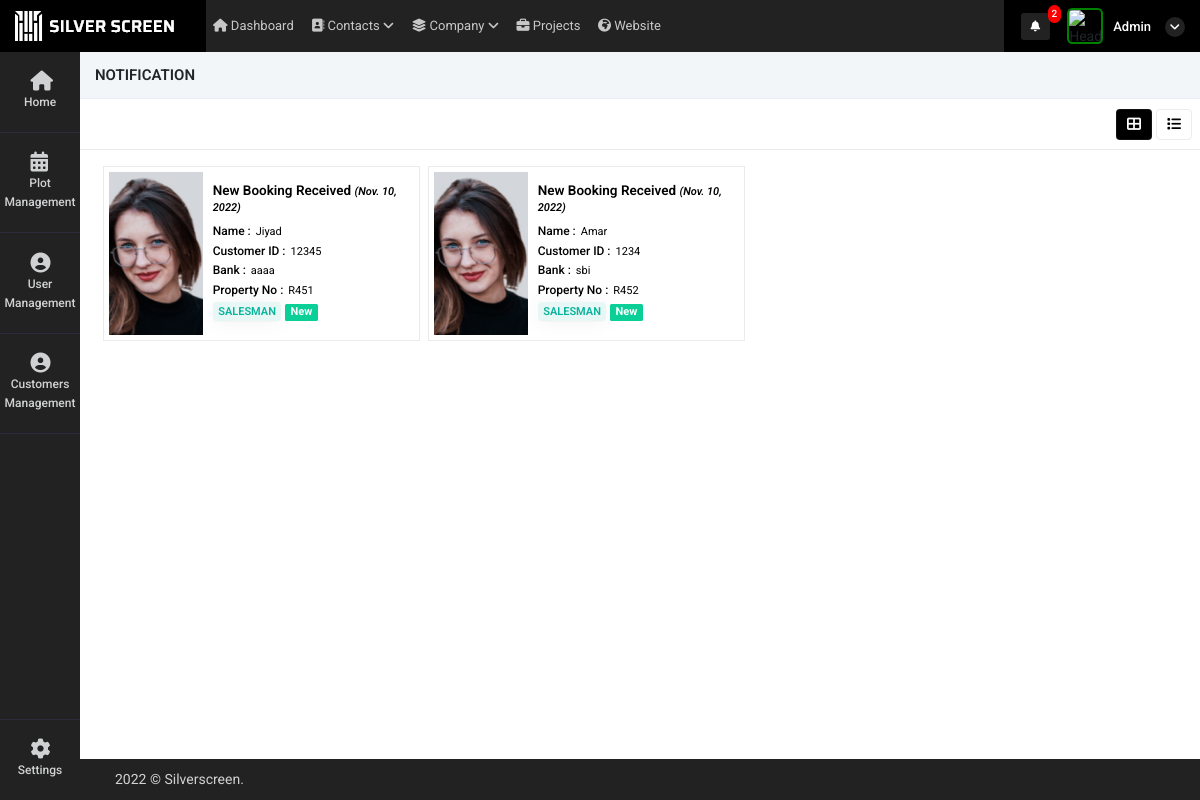
/view_all_activity (signed in), run on an earlier commit of the app's database.
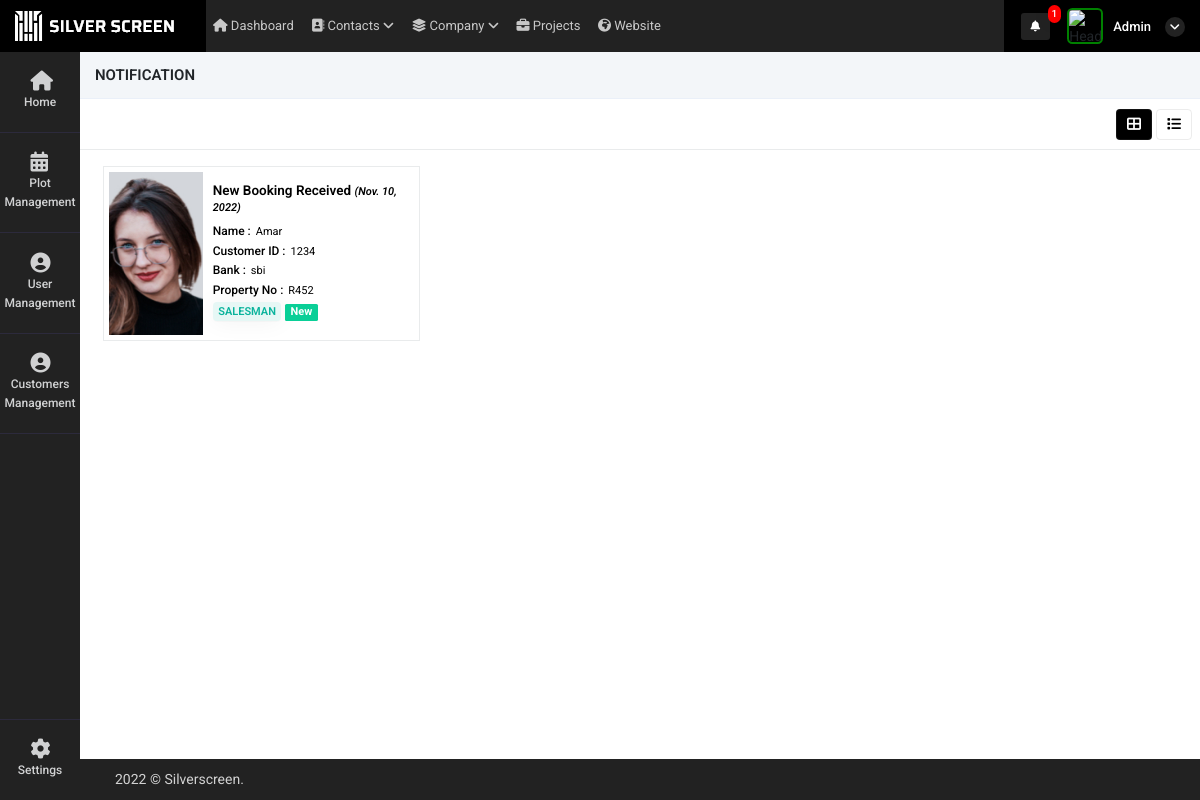
And on a later commit of the database.
### super_admin/models.py (models this page shows, shortened)
class common(models.Model):  # COMM0N
    dt = models.DateField(auto_now=True)
    tm = models.TimeField(auto_now=True)
    updated = models.DateTimeField(default=timezone.now)
    status = models.CharField(max_length=255, null=True)
    class Meta:
        abstract = True

class user_request_plot(common):
    customer_id = models.ForeignKey(Customer_details,on_delete=models.CASCADE,related_name="user_request_plot_customer_id", null=True)
    auth_user = models.ForeignKey(User,on_delete=models.CASCADE,related_name="user_request_plot_login_id", null=True)
    user_id = models.ForeignKey(user_Details,on_delete=models.CASCADE,related_name="user_request_plot_user_login_id", null=True)
    property_mapping_id = models.ForeignKey(intractive_map,on_delete=models.CASCADE,related_name="user_request_plot_user_login_id", null=True)
    name = models.CharField(max_length=255,null=True)
    booking_id = models.CharField(max_length=255,null=True)
    phone = models.CharField(max_length=255,null=True)
    bank = models.CharField(max_length=255,null=True)
    manager_id = models.ForeignKey(user_Details,on_delete=models.CASCADE,related_name="user_request_plot_manager_id", null=True)
    read_status = models.IntegerField(default=0)
    booking_status = models.IntegerField(null=True)
    reset_to_availale = models.IntegerField(null=True)
    available_status = models.IntegerField(default=1)
    bank_relation_id = models.ForeignKey(Bank_details,on_delete=models.CASCADE,related_name="user_request_plot_Bank_details_id", null=True)
    customer_doc_id = models.FileField(upload_to="customer_document",null=True)
    contract_certi = models.FileField(upload_to="customer_document",null=True)
    tax_certificate  = models.FileField(upload_to="customer_document",null=True)
    other_document = models.FileField(upload_to="customer_document",null=True)

class user_Details(common):
    auth_user = models.ForeignKey(User,on_delete=models.CASCADE,related_name="auth_user_login_id", null=True)
    name = models.CharField(max_length=255,null=True)
    phone = models.CharField(max_length=255,null=True)
    email = models.EmailField(null=True)
    mobile = models.CharField(max_length=255,null=True)
    emp_id = models.CharField(max_length=255,null=True)
    address1 = models.CharField(max_length=255,null=True)
    address2 = models.CharField(max_length=255,null=True)
    city = models.CharField(max_length=255,null=True)
    state = models.CharField(max_length=255,null=True)
    country = models.CharField(max_length=255,null=True)
    zip = models.CharField(max_length=255,null=True)
    password_geration_type = models.CharField(max_length=255,choices=password_generate_option,null=True)
    user_type = models.CharField(max_length=255,choices=login_user_type,null=True)
    atatchment = models.FileField(upload_to="user_image",null=True)
    created_by = models.ForeignKey(User,on_delete=models.CASCADE,related_name="added_by_user_id", null=True)
    plot_list_view = models.CharField(max_length=255,null=True)
    price_visibility = models.IntegerField(null=True,default=1)
    property_access =  models.CharField(max_length=255,choices=property_access_option,null=True)
    manager_nav_ploat_permission = models.IntegerField(default=0)
    manager_nav_user_permission = models.IntegerField(default=0)
    manager_nav_plot_edit_permission = models.IntegerField(default=0)

class intractive_map(models.Model):
    Name = models.CharField(max_length=255, null=True)
    customer_id = models.CharField(max_length=255,null=True)
    Phoneno = models.CharField(max_length=255, null=True)
    UnitNo = models.IntegerField(null=True)
    UnitNo_primary = models.IntegerField(null=True)
    BlockNo = models.CharField(max_length=255, null=True)
    UnitArea = models.FloatField(max_length=255, null=True)
    LandArea = models.FloatField(max_length=255, null=True)
    UType = models.CharField(max_length=255, null=True)
    Price = models.FloatField(blank=True, null=True)
    Bank = models.CharField(max_length=255,null=True)
    Status = models.CharField(max_length=255,null=True)
    dt = models.DateField(auto_now_add=True)
    tm = models.TimeField(auto_now_add=True)
    current_status = models.CharField(max_length=255,null=True)
    attached_file = models.FileField(upload_to="property_image",null=True)
    currency = models.CharField(max_length=255,null=True,default="SAR")
    Price_currency = models.CharField(max_length=255,null=True)

### super_admin/views.py (the view, shortened to what this page needs)
# urls.py: path('view_all_activity',views.view_all_activity,name='view_all_activity'),
@login_required(login_url='/')
def view_all_activity(request):
    user = User.objects.get(id=request.user.id)
    st = user.is_superuser
    if st == True:
        data = user_request_plot.objects.filter(booking_status = 1).order_by("-id")
    context = {
        'data':data
    }
    return render(request,'super_admin/view_all_activity.html',context)

### super_admin/templatetags/notification.py (called while the page is built, shortened)
@register.filter(name='get_notifications')
def get_notifications(value,args):
    user_dat = User.objects.get(id=value.id)
    st = user_dat.is_superuser
    data_count = ''
    if st == True:
        data_count = user_request_plot.objects.filter(read_status=0).count()
    return data_count

@register.filter(name='get_loginUsernameImage')
def get_loginUsernameImage(value,args):
    user_dat = User.objects.get(id=value.id)
    st = user_dat.is_superuser
    image_url = ''
    if st == True:
        image_url = 'http://10.10.10.119:8000/static/adminicon.jpg'
    else:
        user_data = user_Details.objects.get(auth_user=value.id)
        if user_data.atatchment == '':
            image_url = 'http://10.10.10.119:8000/static/adminicon.jpg'
        else:
            image_url ='../media/'+str(user_data.atatchment)
    return image_url

@register.filter(name='get_user_type')
def get_user_type(value,args):
    user_dat = User.objects.get(id=value.id)
    st = user_dat.is_superuser
    if st == True:
        return False

### super_admin/templates/super_admin/view_all_activity.html (shortened to what the changed rows need)
{% extends "super_admin/base.html" %}
{% load static %}
{% block content %}
<div class="content">
    <div class="container-fluid px-0">
        <div class="row">
            <div class="col-md-12 contnt">
                <div class="tab-content">
                    <div class="tab-pane active" id="ho" role="tabpanel">
                        <div class='app'>
                            <main class='project1'>
                                <div class='project-tasks1 mb-1 container-fluid'>
                                    {% for i in data %}
                                    <div class='project-column mt-2'>
                                        <a style="text-decoration: none;color: black" href="property_update?id={{i.property_mapping_id.id}}">
                                        <div class="customer-bx">
                                            {% if i.user_id.atatchment == None %}
                                            <div class="cust-img" style="background-image: url({% static 'adminicon.jpg' %});">
                                            </div>
                                            {% elif i.user_id.atatchment == '' %}
                                            <div class="cust-img" style="background-image: url({% static 'adminicon.jpg' %});">
                                            </div>
                                            {% else %}
                                            <div class="cust-img" style="background-image: url('../media/{{i.user_id.atatchment}}');">
                                            </div>
                                            {% endif %}
                                            <div class="customer-content">
                                                <h5>New Booking Received <i>({{i.dt}})</i> </h5>
                                                <span class="d-flex"><h6>Name : </h6> {{i.name|title}}</span>
                                                <span class="d-flex"><h6>Customer ID : </h6> {{i.booking_id}}</span>
                                                <span class="d-flex"><h6>Bank : </h6> {{i.bank}}</span>
                                                <span class="d-flex"><h6>Property No : </h6> {{i.property_mapping_id.BlockNo}}{{i.property_mapping_id.UnitNo}}</span>
                                                <span class="badge badge-soft-success text-uppercase">{{i.user_id.user_type}}</span>
                                                {% if i.read_status == 0 %}
                                                <span class="cust-badge badge-success mb-1">New</span>
                                                {% endif %}
                                            </div>
                                        </div>
                                        </a>
                                    </div>
                                    {% endfor %}
                                </div>
                            </main>
                        </div>
                    </div>
                </div>
            </div>
        </div>
    </div>
</div>
{% endblock %}

### super_admin/templates/super_admin/base.html (shortened to what the changed rows need)
<!doctype html>
<html lang="en">
    {% load static %}
    {% load notification %}
<head>
    <link rel="stylesheet" href="{% static 'admin/css/morris.css' %}">
    <link href="{% static 'admin/css/bootstrap.min.css' %}" rel="stylesheet" type="text/css" />
    <link href="{% static 'admin/css/icons.css' %}" rel="stylesheet" type="text/css" />
    <link href="{% static 'admin/css/style.css' %}" rel="stylesheet" type="text/css" />
</head>
<body class="">
    <div id="wrapper">
        <div class="content-page">
            <div class="topbar">
                <div class="navbar-header">
                    <div class="d-flex align-items-center icns">
                        <div class="dropdown topbar-head-dropdown ms-1 header-item">
                            <a href="view_all_activity">
                                <i class="fas fa-bell fs-icn">
                                    <span
                                        class="position-absolute topbar-badge fs-9 translate-middle badge rounded-pill bg-red">{{ request.user|get_notifications:"sss" }}</span></i>
                                    </a>
                        </div>
                        <div class="dropdown header-item topbar-user king button-drpdown">
                            <span class="d-flex align-items-center drpdown-toggle">
                                <span class="text-start ms-xl-2">
                                    <span class="d-none d-xl-inline-block ms-1 fw-medium user-name-text">  {{request.user.username|title}}</span>
                                    <i class="pro-icn fa fa-angle-down"></i>
                                </span>
                            </span>
                        </div>
                    </div>
                </div>
            </div>
            <div class="content">
                {% block content %}
                {% endblock %}
            </div>
        </div>
    </div>
</body>
</html>

What changed in the data, as far as the page shows it:
no longer on this page (row edited): user_request_plot: user_id.atatchment (picture), dt "Nov. 10, 2022", name "Jiyad", booking_id "12345", bank "aaaa", property_mapping_id.BlockNo "R", property_mapping_id.UnitNo "451", user_id.user_type "SALESMAN", read_status "New"
Also different on the page:
{{ request.user|get_notifications:"sss" }}: "2" → "1"
